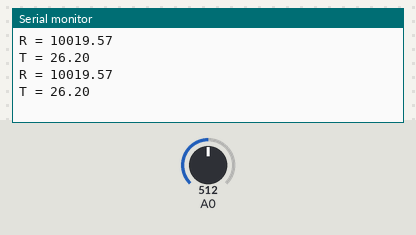
Recording of a sketch running on a simulated Arduino Uno, built with avr-gcc and run on an emulated ATmega328P. Parts: the last lines printed to the serial monitor. Inputs (shaded band) come from the test bench; at power-on: A0 = 512.

Above: at 1.8 s.
1.9 s: A0 set to 1023
At 2.8 s:
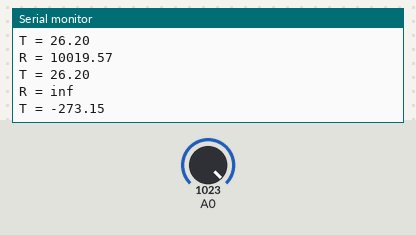
4.5 s: A0 set to 900
At 5.8 s:
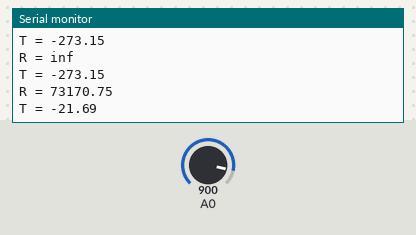
Timing chart, 0 to 7.5 s (numbered marks = the images above; inputs shaded):
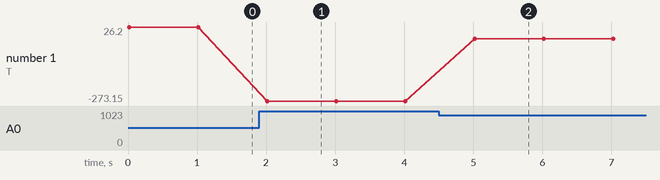

The sketch:

ctn_steinhart_hart.ino
```cpp
/*
* Mesure de la resistance d'un CTN
* Calcul de la température à partir de la relation de Steinhart-Hart
*/

#define Vcc 5       // Tension d'alimentation
#define Ro  10000   // Résistance du pont
#define A   1.0832e-3
#define B   2.1723e-4
#define C   3.2770e-7

float u;            // Tension CTN
float R;            // Résistance CTN
float logR;         // ln(R)
float T;            // Température en °C


void setup() {
   Serial.begin(9600);  // Paramétrage du port série
}

void loop() {
  u = analogRead(A0)*5.0/1023;                  // Lecture tension en V
  R = Ro * u/(Vcc-u);                           // Calcul de la résistance
  logR = log(R);                                // Calcul de ln(R)
  T = (1.0 / (A + B*logR + C*logR*logR*logR));  // Calcul de la température
  T = T - 273.15;                               // Conversion en °C
  Serial.print("R = ");                         // Début affichage
  Serial.println(R);
  Serial.print("T = ");
  Serial.println(T);                            // Fin affichage
  delay(1000);                                  // Temporisation de 1s
 }
```

Measured:
- after the input at 1.9 s, the serial monitor: prints a new line after 0.10 s (image 1)
- after the input at 4.5 s, the serial monitor: prints a new line after 0.51 s (image 2)
- plotted number 1: 26.2 → -273.15 after the input at 1.9 s, -273.15 → -21.69 after the input at 4.5 s
